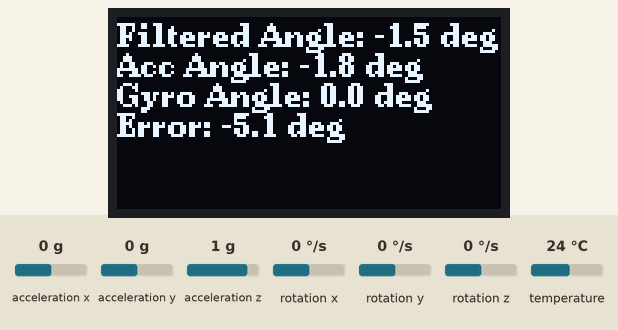
Simulated run of this sketch. Board: Arduino Uno, built with avr-gcc and run on an emulated ATmega328P. Parts: 128×64 one-colour display. The inputs (shaded band) are chosen by the test bench; at power-on: acceleration x 0 g, acceleration z 1 g, rotation x 0 °/s, acceleration y 0 g, rotation y 0 °/s, rotation z 0 °/s, temperature 24 °C. What the sketch prints to the serial monitor is not drawn.

Above: at 1.2 s.
1.3 s: acceleration x set to -1.4 g
At 2.65 s:
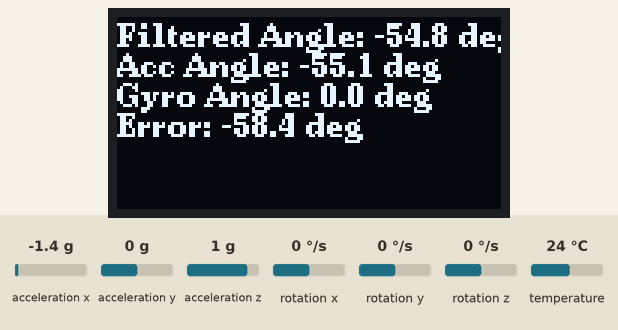
3.0 s: acceleration z set to -1.4 g
At 4.6 s:
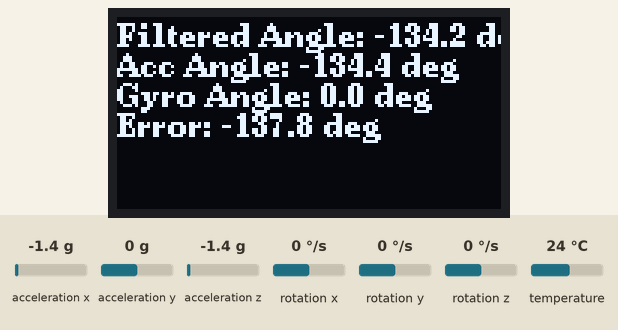
4.7 s: rotation x set to -192 °/s
At 5.03 s:
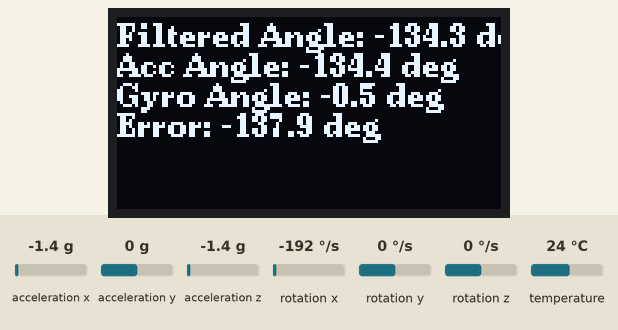
6.4 s: acceleration x set to -0.8 g
At 6.63 s:
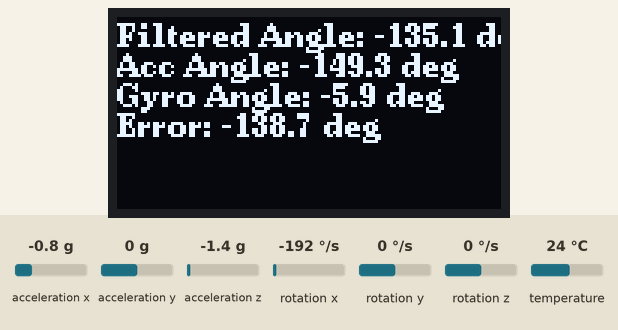
8.0 s: acceleration z set to -0.8 g
At 8.23 s:
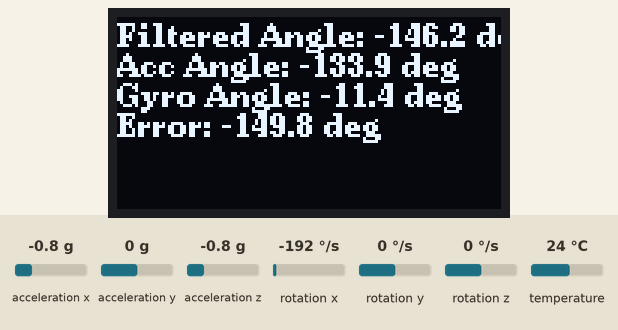
Timing chart, 0 to 10.6 s (numbered marks = the images above; inputs shaded):
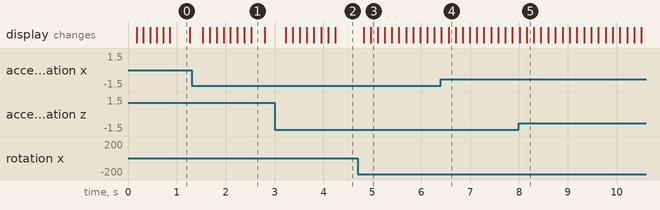

The sketch:

LED_MPU6050_KALMAN_PID.ino
```cpp
#include <Wire.h>
#include <Adafruit_MPU6050.h>
#include <U8g2lib.h>
#include <SimpleKalmanFilter.h> // Thư viện Kalman
#include <PID_v1.h>  // Thêm thư viện PID_v1.h


//////////////////////////////////////////////////////////////////////////////////////////////////////////////////////////////////////////////////////////////////
//////////////////////////////////////////////////////////////////////////////////////////////////////////////////////////////////////////////////////////////////
//////////////////////////////////////////////////////////////////////////////////////////////////////////////////////////////////////////////////////////////////

Adafruit_MPU6050 mpu; // Khởi tạo đối tượng MPU6050

//****************************************************************************************************************************************************************

// Khởi tạo màn hình OLED sử dụng U8g2lib
U8G2_SSD1306_128X64_NONAME_F_HW_I2C u8g2(U8G2_R0, /* reset=*/ U8X8_PIN_NONE, /* clock=*/ 22, /* data=*/ 21);

//****************************************************************************************************************************************************************

//OFFSET của Acc X và Acc Y
float offsetAccX = 0.31;
float offsetAccY = -0.38;
float accX, accY;

//****************************************************************************************************************************************************************

// Biến để tính toán thời gian trôi qua
unsigned long lastTime = 0;  // Thời gian của lần đọc trước
float dt = 0.0;  // Thời gian trôi qua (delta time)

//****************************************************************************************************************************************************************
//setpoint
double OGN_setpoint = 3.6;  // Góc hiện tại và góc mong muốn
double setpoint = OGN_setpoint;  // Góc hiện tại và góc mong muốn
double Error;

//****************************************************************************************************************************************************************

// Khai báo các tham số PID
double Kp =6.0, Ki =0.1 , Kd = 0.8;
double input, output;
// Tạo đối tượng PID
PID myPID(&input, &output, &setpoint, Kp, Ki, Kd, DIRECT);
//****************************************************************************************************************************************************************


// Biến tính toán
SimpleKalmanFilter kalmanFilter(1,0.5 , 0.1); // Khởi tạo Kalman Filter (measurement noise, process noise, dt)
float angleAcc;     // Góc nghiêng tính từ gia tốc kế
float angleGyro = 0; // Góc nghiêng tính từ con quay hồi chuyển
float angleFiltered; // Góc nghiêng sau khi lọc Kalman

//////////////////////////////////////////////////////////////////////////////////////////////////////////////////////////////////////////////////////////////////


//////////////////////////////////////////////////////////////////////////////////////////////////////////////////////////////////////////////////////////////////
//////////////////////////////////////////////////////////////////////////////////////////////////////////////////////////////////////////////////////////////////
//////////////////////////////////////////////////////////////////////////////////////////////////////////////////////////////////////////////////////////////////

void setup()
    {
      Serial.begin(115200); // Khởi tạo giao tiếp Serial

      // Khởi tạo màn hình OLED
      u8g2.begin();

      // Kiểm tra cảm biến MPU6050
      if (!mpu.begin())
        {
          Serial.println(F("MPU6050 không kết nối"));
          while (1); // Dừng chương trình nếu không kết nối được với MPU6050
        }

      u8g2.clearBuffer();
      u8g2.setFont(u8g2_font_ncenB08_tr);
      u8g2.sendBuffer();

      lastTime = millis(); // Khởi tạo thời gian ban đầu


      // Khởi tạo PID
      myPID.SetMode(AUTOMATIC);
      myPID.SetSampleTime(10);
      myPID.SetOutputLimits(-255, 255);  // Giới hạn tốc độ động cơ trong khoảng -255 đến 255
    }

//////////////////////////////////////////////////////////////////////////////////////////////////////////////////////////////////////////////////////////////////
//////////////////////////////////////////////////////////////////////////////////////////////////////////////////////////////////////////////////////////////////
//////////////////////////////////////////////////////////////////////////////////////////////////////////////////////////////////////////////////////////////////
//////////////////////////////////////////////////////////////////////////////////////////////////////////////////////////////////////////////////////////////////
//////////////////////////////////////////////////////////////////////////////////////////////////////////////////////////////////////////////////////////////////
//////////////////////////////////////////////////////////////////////////////////////////////////////////////////////////////////////////////////////////////////

void readMPU6050(sensors_event_t &a, sensors_event_t &g, sensors_event_t &temp)
    {
      mpu.getEvent(&a, &g, &temp);  // Đọc dữ liệu cảm biến

      accX = a.acceleration.x - offsetAccX;
      accY = a.acceleration.y - offsetAccY;

      // Tính góc từ gia tốc kế và con quay hồi chuyển
      angleAcc = atan2(accX, a.acceleration.z) * 180.0 / PI;  // Góc từ gia tốc kế

      unsigned long currentMillis = millis();
      dt = (currentMillis - lastTime) / 1000.0; // Tính toán thời gian trôi qua (s)
      angleGyro += g.gyro.x * dt;  // Góc từ con quay hồi chuyển

      // Lọc góc bằng Kalman Filter
      angleFiltered = kalmanFilter.updateEstimate(angleAcc);  // Sử dụng phương thức updateEstimate() của Kalman Filter

      // Cập nhật đầu vào PID (góc hiện tại)
      input = angleFiltered;
      Error= angleFiltered - setpoint;
      // In ra giá trị của input, output, và setpoint để kiểm tra
      Serial.print("\nInput: "); Serial.print(input);
      Serial.print("\nSetpoint: "); Serial.print(setpoint);
      Serial.print("\nError: "); Serial.print(Error);

    }

//////////////////////////////////////////////////////////////////////////////////////////////////////////////////////////////////////////////////////////////////
//////////////////////////////////////////////////////////////////////////////////////////////////////////////////////////////////////////////////////////////////
//////////////////////////////////////////////////////////////////////////////////////////////////////////////////////////////////////////////////////////////////

void displayDataOnOLED()
    {
      u8g2.clearBuffer(); // Xóa bộ đệm màn hình

      // Hiển thị góc nghiêng sau khi lọc
      u8g2.setCursor(0, 10);
      u8g2.print(F("Filtered Angle: "));
      u8g2.print(angleFiltered, 1);
      u8g2.print(F(" deg"));

      // Hiển thị góc từ các nguồn
      u8g2.setCursor(0, 20);
      u8g2.print(F("Acc Angle: "));
      u8g2.print(angleAcc, 1);
      u8g2.print(F(" deg"));

      u8g2.setCursor(0, 30);
      u8g2.print(F("Gyro Angle: "));
      u8g2.print(angleGyro, 1);
      u8g2.print(F(" deg"));

      u8g2.setCursor(0, 40);
      u8g2.print(F("Error: "));
      u8g2.print(Error, 1);
      u8g2.print(F(" deg"));

      u8g2.sendBuffer(); // Cập nhật màn hình
    }

//////////////////////////////////////////////////////////////////////////////////////////////////////////////////////////////////////////////////////////////////
//////////////////////////////////////////////////////////////////////////////////////////////////////////////////////////////////////////////////////////////////
//////////////////////////////////////////////////////////////////////////////////////////////////////////////////////////////////////////////////////////////////

void displayDataOnSerial()
    {
      Serial.print("\nFiltered Angle: ");
      Serial.print(angleFiltered);
      Serial.println(" deg");

      Serial.print("Acc Angle: ");
      Serial.print(angleAcc);
      Serial.println(" deg");

      Serial.print("Gyro Angle: ");
      Serial.print(angleGyro);
      Serial.println(" deg");
    }

//////////////////////////////////////////////////////////////////////////////////////////////////////////////////////////////////////////////////////////////////
//////////////////////////////////////////////////////////////////////////////////////////////////////////////////////////////////////////////////////////////////
//////////////////////////////////////////////////////////////////////////////////////////////////////////////////////////////////////////////////////////////////
// Hàm tính toán PID
void computePID()
  {
    // Tính toán PID
    myPID.Compute();
  }

//////////////////////////////////////////////////////////////////////////////////////////////////////////////////////////////////////////////////////////////////
//////////////////////////////////////////////////////////////////////////////////////////////////////////////////////////////////////////////////////////////////
//////////////////////////////////////////////////////////////////////////////////////////////////////////////////////////////////////////////////////////////////
//////////////////////////////////////////////////////////////////////////////////////////////////////////////////////////////////////////////////////////////////
//////////////////////////////////////////////////////////////////////////////////////////////////////////////////////////////////////////////////////////////////
//////////////////////////////////////////////////////////////////////////////////////////////////////////////////////////////////////////////////////////////////

void loop()
    {
      unsigned long currentMillis = millis();
      dt = (currentMillis - lastTime) / 1000.0; // Tính toán thời gian trôi qua (s)

      sensors_event_t a, g, temp;

      // Gọi các hàm để thực hiện các nhiệm vụ cụ thể
      readMPU6050(a, g, temp);      // Đọc dữ liệu cảm biến và tính toán góc
      Serial.print("\nX: "); Serial.print(a.acceleration.x); Serial.print(" m/s^2, ");
      computePID();
      displayDataOnOLED();          // Hiển thị dữ liệu lên OLED
      displayDataOnSerial();        // Hiển thị dữ liệu lên Serial

      lastTime = currentMillis; // Cập nhật thời gian đọc mới nhất

      delay(10); // Đợi 10ms
    }
```

Measured:
- after the input at 1.3 s, the display: first changes after 0.23 s (image 1 shows a later state)
- after the input at 3.0 s, the display: first changes after 0.22 s (image 2 shows a later state)
- after the input at 4.7 s, the display: first differs from a run without the input after 0.26 s (image 3)
- what the display in image 0 shows lasts 0.4 s, from 0.9 s to 1.3 s
